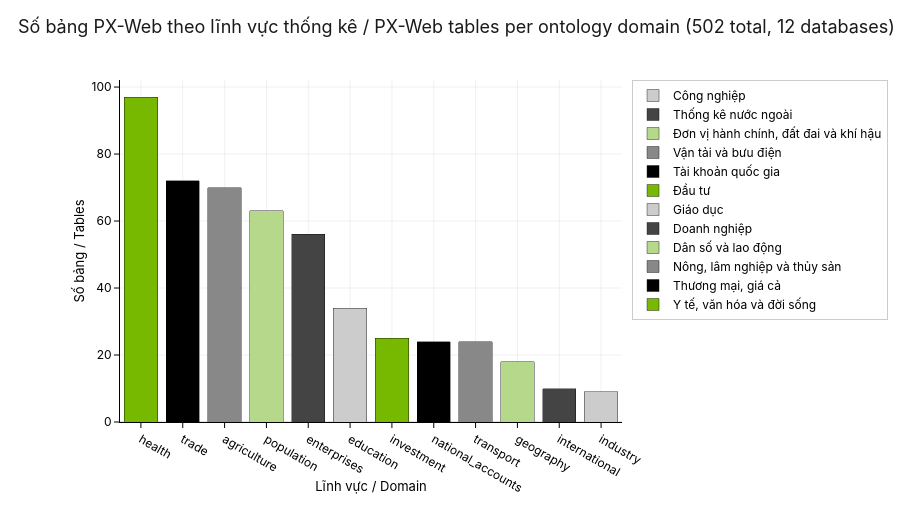

Source (notebook cell):
### Markdown cell above
## §1 — Catalog overview

How many PX-Web tables sit under each statistical domain, broken
down by database. The 12 NSO databases (`V01` – `V15`) are the actual
folders the catalog is organised in; the 12 ontology domains
(`population`, `agriculture`, `industry`, ...) are our normalised
mapping over them. The two largely line up — but a single database
can fan out to multiple domains (`V14` — Health, Society, Living
Standards — splits across `health`, `education`, and `other`) and
that's where the ontology mapping pulls its weight.

### Code cell
'''Figure 01 — tables per domain, stacked by database (bar chart).'''
agg = (extracted.groupby(['domain_id', 'database']).size()
        .reset_index(name='n_tables')
        .sort_values('n_tables', ascending=False))
domain_order = (agg.groupby('domain_id')['n_tables'].sum()
                  .sort_values(ascending=False).index.tolist())

fig01 = go.Figure()
# One trace per database so legend toggles work; sort databases by total size.
db_order = (agg.groupby('database')['n_tables'].sum()
              .sort_values(ascending=False).index.tolist())
palette = (NV_DISCRETE * 4)[:len(db_order)]
for db, color in zip(db_order, palette):
    sub = agg[agg['database'] == db]
    fig01.add_trace(go.Bar(
        x=sub['domain_id'], y=sub['n_tables'],
        name=db, marker=dict(color=color, line=dict(color=NV_BLACK, width=0.4)),
        hovertemplate=('<b>%{x}</b><br>' + db + '<br>%{y} bảng<extra></extra>'),
    ))
fig01.update_layout(
    title='Số bảng PX-Web theo lĩnh vực thống kê / '
          'PX-Web tables per ontology domain (502 total, 12 databases)',
    xaxis=dict(title='Lĩnh vực / Domain', categoryorder='array', categoryarray=domain_order),
    yaxis_title='Số bảng / Tables',
    barmode='stack', height=520,
)
apply_nvidia_style(fig01)
save_figure(fig01, '01_catalog_overview', width=1200, height=520, out_dir=OUT_DIR)
fig01.show()

print(f'  total tables:    {extracted.shape[0]:>3d}')
print(f'  total cells:     {extracted["n_cells"].sum():>3,d}')
print(f'  domains covered: {len(domain_order):>3d} / 12')

### Figure 1 — Plotly figure (JSON) as saved in the notebook; plotly's stock layout.template omitted (floating-point values rounded to 4 significant figures)
{"data": [{"cliponaxis": false, "hovertemplate": "<b>%{x}</b><br>Y tế, văn hóa và đời sống<br>%{y} bảng<extra></extra>", "marker": {"color": "#76B900", "line": {"color": "#000000", "width": 0.4}}, "name": "Y tế, văn hóa và đời sống", "type": "bar", "x": ["health"], "y": [97]}, {"cliponaxis": false, "hovertemplate": "<b>%{x}</b><br>Thương mại, giá cả<br>%{y} bảng<extra></extra>", "marker": {"color": "#000000", "line": {"color": "#000000", "width": 0.4}}, "name": "Thương mại, giá cả", "type": "bar", "x": ["trade"], "y": [72]}, {"cliponaxis": false, "hovertemplate": "<b>%{x}</b><br>Nông, lâm nghiệp và thủy sản<br>%{y} bảng<extra></extra>", "marker": {"color": "#888888", "line": {"color": "#000000", "width": 0.4}}, "name": "Nông, lâm nghiệp và thủy sản", "type": "bar", "x": ["agriculture"], "y": [70]}, {"cliponaxis": false, "hovertemplate": "<b>%{x}</b><br>Dân số và lao động<br>%{y} bảng<extra></extra>", "marker": {"color": "#B5D88A", "line": {"color": "#000000", "width": 0.4}}, "name": "Dân số và lao động", "type": "bar", "x": ["population"], "y": [63]}, {"cliponaxis": false, "hovertemplate": "<b>%{x}</b><br>Doanh nghiệp<br>%{y} bảng<extra></extra>", "marker": {"color": "#444444", "line": {"color": "#000000", "width": 0.4}}, "name": "Doanh nghiệp", "type": "bar", "x": ["enterprises"], "y": [56]}, {"cliponaxis": false, "hovertemplate": "<b>%{x}</b><br>Giáo dục<br>%{y} bảng<extra></extra>", "marker": {"color": "#CCCCCC", "line": {"color": "#000000", "width": 0.4}}, "name": "Giáo dục", "type": "bar", "x": ["education"], "y": [34]}, {"cliponaxis": false, "hovertemplate": "<b>%{x}</b><br>Đầu tư<br>%{y} bảng<extra></extra>", "marker": {"color": "#76B900", "line": {"color": "#000000", "width": 0.4}}, "name": "Đầu tư", "type": "bar", "x": ["investment"], "y": [25]}, {"cliponaxis": false, "hovertemplate": "<b>%{x}</b><br>Tài khoản quốc gia<br>%{y} bảng<extra></extra>", "marker": {"color": "#000000", "line": {"color": "#000000", "width": 0.4}}, "name": "Tài khoản quốc gia", "type": "bar", "x": ["national_accounts"], "y": [24]}, {"cliponaxis": false, "hovertemplate": "<b>%{x}</b><br>Vận tải và bưu điện<br>%{y} bảng<extra></extra>", "marker": {"color": "#888888", "line": {"color": "#000000", "width": 0.4}}, "name": "Vận tải và bưu điện", "type": "bar", "x": ["transport"], "y": [24]}, {"cliponaxis": false, "hovertemplate": "<b>%{x}</b><br>Đơn vị hành chính, đất đai và khí hậu<br>%{y} bảng<extra></extra>", "marker": {"color": "#B5D88A", "line": {"color": "#000000", "width": 0.4}}, "name": "Đơn vị hành chính, đất đai và khí hậu", "type": "bar", "x": ["geography"], "y": [18]}, {"cliponaxis": false, "hovertemplate": "<b>%{x}</b><br>Thống kê nước ngoài<br>%{y} bảng<extra></extra>", "marker": {"color": "#444444", "line": {"color": "#000000", "width": 0.4}}, "name": "Thống kê nước ngoài", "type": "bar", "x": ["international"], "y": [10]}, {"cliponaxis": false, "hovertemplate": "<b>%{x}</b><br>Công nghiệp<br>%{y} bảng<extra></extra>", "marker": {"color": "#CCCCCC", "line": {"color": "#000000", "width": 0.4}}, "name": "Công nghiệp", "type": "bar", "x": ["industry"], "y": [9]}], "layout": {"barmode": "stack", "colorway": ["#76B900", "#000000", "#888888", "#B5D88A", "#444444", "#CCCCCC"], "font": {"color": "#000000", "family": "NVIDIA Sans, NVIDIASans, NVIDIA, Inter, Helvetica Neue, Helvetica, Arial, sans-serif", "size": 13}, "height": 520, "hoverlabel": {"bgcolor": "#000000", "bordercolor": "#76B900", "font": {"color": "#FFFFFF", "family": "NVIDIA Sans, NVIDIASans, NVIDIA, Inter, Helvetica Neue, Helvetica, Arial, sans-serif", "size": 12}}, "legend": {"bgcolor": "rgba(255,255,255,0.92)", "bordercolor": "#CCCCCC", "borderwidth": 1, "font": {"color": "#000000", "family": "NVIDIA Sans, NVIDIASans, NVIDIA, Inter, Helvetica Neue, Helvetica, Arial, sans-serif", "size": 12}}, "margin": {"b": 80, "l": 120, "r": 80, "t": 80}, "paper_bgcolor": "#FFFFFF", "plot_bgcolor": "#FFFFFF", "title": {"font": {"color": "#1A1A1A", "family": "NVIDIA Sans, NVIDIASans, NVIDIA, Inter, Helvetica Neue, Helvetica, Arial, sans-serif", "size": 18}, "text": "Số bảng PX-Web theo lĩnh vực thống kê / PX-Web tables per ontology domain (502 total, 12 databases)", "x": 0.02, "xanchor": "left", "y": 0.96}, "xaxis": {"automargin": true, "categoryarray": ["health", "trade", "agriculture", "population", "enterprises", "education", "investment", "national_accounts", "transport", "geography", "international", "industry"], "categoryorder": "array", "gridcolor": "rgba(0,0,0,0.06)", "linecolor": "#000000", "linewidth": 1, "mirror": false, "showgrid": true, "showline": true, "tickcolor": "#000000", "tickfont": {"color": "#000000", "family": "NVIDIA Sans, NVIDIASans, NVIDIA, Inter, Helvetica Neue, Helvetica, Arial, sans-serif", "size": 12}, "ticks": "outside", "title": {"font": {"color": "#000000", "family": "NVIDIA Sans, NVIDIASans, NVIDIA, Inter, Helvetica Neue, Helvetica, Arial, sans-serif", "size": 13}, "text": "Lĩnh vực / Domain"}, "zeroline": true, "zerolinecolor": "#CCCCCC"}, "yaxis": {"automargin": true, "gridcolor": "rgba(0,0,0,0.06)", "linecolor": "#000000", "linewidth": 1, "mirror": false, "showgrid": true, "showline": true, "tickcolor": "#000000", "tickfont": {"color": "#000000", "family": "NVIDIA Sans, NVIDIASans, NVIDIA, Inter, Helvetica Neue, Helvetica, Arial, sans-serif", "size": 12}, "ticks": "outside", "title": {"font": {"color": "#000000", "family": "NVIDIA Sans, NVIDIASans, NVIDIA, Inter, Helvetica Neue, Helvetica, Arial, sans-serif", "size": 13}, "text": "Số bảng / Tables"}, "zeroline": true, "zerolinecolor": "#CCCCCC"}}}
